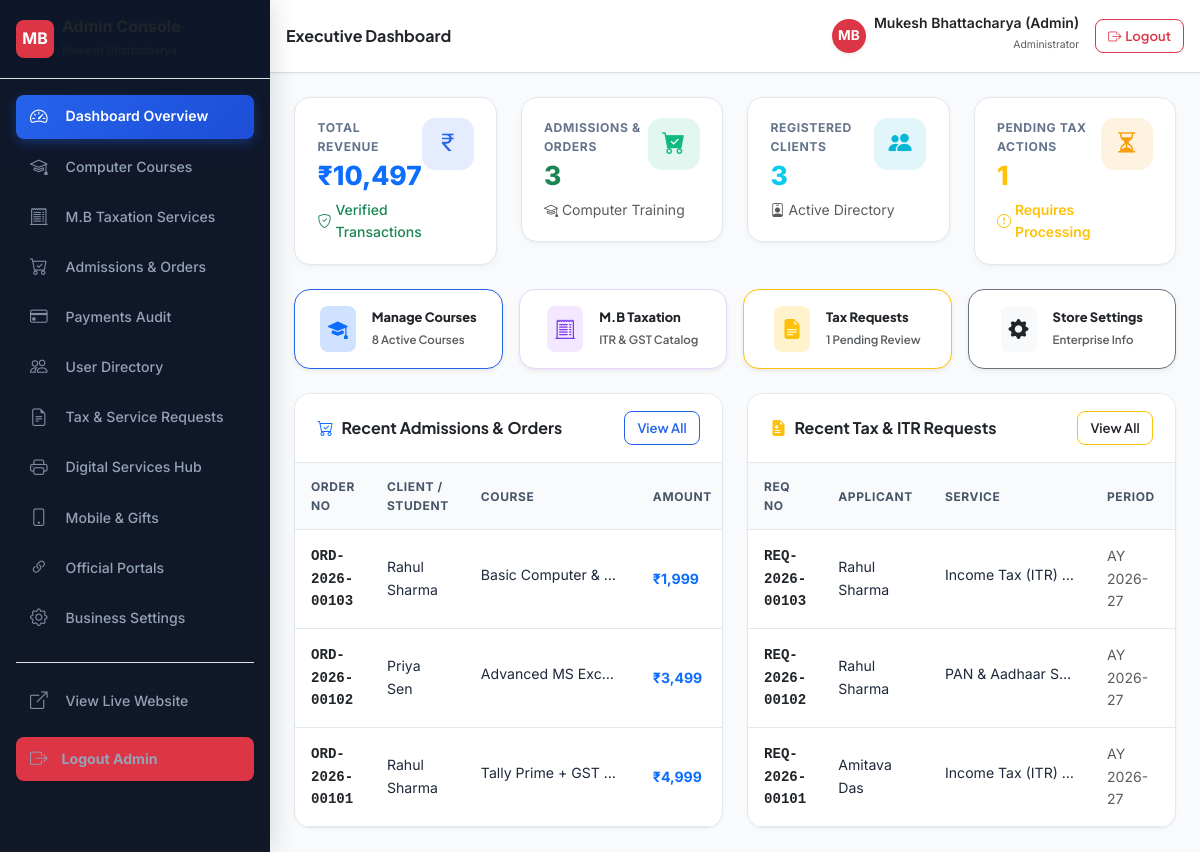
/admin/index.php (signed in), run on the app's committed database.
### tables this page shows
CREATE TABLE `users` (
  `id` INT UNSIGNED NOT NULL AUTO_INCREMENT,
  `user_code` VARCHAR(50) NOT NULL UNIQUE,
  `name` VARCHAR(120) NOT NULL,
  `email` VARCHAR(150) NOT NULL UNIQUE,
  `mobile` VARCHAR(20) NOT NULL UNIQUE,
  `password_hash` VARCHAR(255) NOT NULL,
  `address` TEXT NULL,
  `role` ENUM('user', 'admin') NOT NULL DEFAULT 'user',
  `status` ENUM('active', 'inactive', 'suspended') NOT NULL DEFAULT 'active',
  `created_at` DATETIME NOT NULL DEFAULT CURRENT_TIMESTAMP,
  `updated_at` DATETIME NOT NULL DEFAULT CURRENT_TIMESTAMP ON UPDATE CURRENT_TIMESTAMP,
  PRIMARY KEY (`id`),
  INDEX `idx_users_email` (`email`),
  INDEX `idx_users_mobile` (`mobile`),
  INDEX `idx_users_role` (`role`),
  INDEX `idx_users_status` (`status`)
);

CREATE TABLE `orders` (
  `id` INT UNSIGNED NOT NULL AUTO_INCREMENT,
  `order_number` VARCHAR(60) NOT NULL UNIQUE,
  `enrollment_number` VARCHAR(60) NULL UNIQUE,
  `user_id` INT UNSIGNED NOT NULL,
  `course_id` INT UNSIGNED NOT NULL,
  `customer_name` VARCHAR(120) NOT NULL,
  `mobile` VARCHAR(20) NOT NULL,
  `email` VARCHAR(150) NOT NULL,
  `address` TEXT NULL,
  `course_title` VARCHAR(180) NOT NULL,
  `course_price` DECIMAL(10,2) NOT NULL,
  `coupon_code` VARCHAR(50) NULL,
  `discount_amount` DECIMAL(10,2) NOT NULL DEFAULT 0.00,
  `final_amount` DECIMAL(10,2) NOT NULL,
  `currency` VARCHAR(10) NOT NULL DEFAULT 'INR',
  `payment_gateway` VARCHAR(50) NOT NULL DEFAULT 'Razorpay',
  `payment_status` ENUM('Pending', 'Paid', 'Failed', 'Refunded') NOT NULL DEFAULT 'Pending',
  `razorpay_order_id` VARCHAR(100) NULL,
  `razorpay_payment_id` VARCHAR(100) NULL,
  `razorpay_signature` VARCHAR(255) NULL,
  `created_at` DATETIME NOT NULL DEFAULT CURRENT_TIMESTAMP,
  `updated_at` DATETIME NOT NULL DEFAULT CURRENT_TIMESTAMP ON UPDATE CURRENT_TIMESTAMP,
  PRIMARY KEY (`id`),
  INDEX `idx_orders_user_id` (`user_id`),
  INDEX `idx_orders_course_id` (`course_id`),
  INDEX `idx_orders_number` (`order_number`),
  INDEX `idx_orders_status` (`payment_status`),
  CONSTRAINT `fk_orders_user` FOREIGN KEY (`user_id`) REFERENCES `users` (`id`) ON DELETE CASCADE,
  CONSTRAINT `fk_orders_course` FOREIGN KEY (`course_id`) REFERENCES `courses` (`id`) ON DELETE RESTRICT
);

CREATE TABLE `courses` (
  `id` INT UNSIGNED NOT NULL AUTO_INCREMENT,
  `course_code` VARCHAR(80) NOT NULL UNIQUE,
  `slug` VARCHAR(120) NOT NULL UNIQUE,
  `title` VARCHAR(180) NOT NULL,
  `category` VARCHAR(80) NOT NULL,
  `short_desc` TEXT NOT NULL,
  `overview` LONGTEXT NULL,
  `duration` VARCHAR(50) NOT NULL,
  `hours` VARCHAR(50) NOT NULL DEFAULT '45 Hours',
  `price` DECIMAL(10,2) NOT NULL,
  `original_price` DECIMAL(10,2) NULL,
  `rating` DECIMAL(3,2) NOT NULL DEFAULT 4.90,
  `reviews_count` INT UNSIGNED NOT NULL DEFAULT 100,
  `badge` VARCHAR(50) NULL,
  `icon` VARCHAR(80) NOT NULL DEFAULT 'bi-journal-bookmark-fill',
  `level` VARCHAR(80) NOT NULL DEFAULT 'Beginner to Advanced',
  `eligibility` VARCHAR(150) NOT NULL DEFAULT 'Open to all students & job seekers',
  `learnings_json` LONGTEXT NULL,
  `syllabus_json` LONGTEXT NULL,
  `benefits_json` LONGTEXT NULL,
  `batches_json` LONGTEXT NULL,
  `status` ENUM('active', 'inactive') NOT NULL DEFAULT 'active',
  `display_order` INT NOT NULL DEFAULT 0,
  `created_at` DATETIME NOT NULL DEFAULT CURRENT_TIMESTAMP,
  `updated_at` DATETIME NOT NULL DEFAULT CURRENT_TIMESTAMP ON UPDATE CURRENT_TIMESTAMP,
  PRIMARY KEY (`id`),
  INDEX `idx_courses_category` (`category`),
  INDEX `idx_courses_status` (`status`),
  INDEX `idx_courses_display_order` (`display_order`)
);

CREATE TABLE `service_requests` (
  `id` INT UNSIGNED NOT NULL AUTO_INCREMENT,
  `request_number` VARCHAR(60) NOT NULL UNIQUE,
  `user_id` INT UNSIGNED NOT NULL,
  `service_id` INT UNSIGNED NULL,
  `service_type` VARCHAR(150) NOT NULL,
  `customer_name` VARCHAR(120) NOT NULL,
  `mobile` VARCHAR(20) NOT NULL,
  `email` VARCHAR(150) NOT NULL,
  `address` TEXT NULL,
  `pan_number` VARCHAR(30) NULL,
  `financial_year` VARCHAR(20) NOT NULL DEFAULT '2025-26',
  `assessment_year` VARCHAR(20) NOT NULL DEFAULT '2026-27',
  `status` ENUM('Pending', 'Processing', 'Need More Information', 'Completed', 'Rejected') NOT NULL DEFAULT 'Pending',
  `internal_notes` TEXT NULL,
  `created_at` DATETIME NOT NULL DEFAULT CURRENT_TIMESTAMP,
  `updated_at` DATETIME NOT NULL DEFAULT CURRENT_TIMESTAMP ON UPDATE CURRENT_TIMESTAMP,
  PRIMARY KEY (`id`),
  INDEX `idx_requests_user_id` (`user_id`),
  INDEX `idx_requests_status` (`status`),
  INDEX `idx_requests_number` (`request_number`),
  CONSTRAINT `fk_requests_user` FOREIGN KEY (`user_id`) REFERENCES `users` (`id`) ON DELETE CASCADE,
  CONSTRAINT `fk_requests_service` FOREIGN KEY (`service_id`) REFERENCES `tax_services` (`id`) ON DELETE SET NULL
);

### admin/index.php (the view, shortened to what the rows shown need)
<?php
require_once dirname(__DIR__) . '/config/db.php';
require_once dirname(__DIR__) . '/includes/auth.php';
$recent_orders_stmt = $conn->query("
    SELECT o.*, c.title as course_title
    FROM orders o
    JOIN courses c ON o.course_id = c.id
    ORDER BY o.id DESC
    LIMIT 5
");
$recent_orders = $recent_orders_stmt->fetchAll();
$recent_requests_stmt = $conn->query("
    SELECT * FROM service_requests
    ORDER BY id DESC
    LIMIT 5
");
$recent_requests = $recent_requests_stmt->fetchAll();
include __DIR__ . '/includes/header.php';
?>
<div class="row g-4">
  <div class="col-lg-6">
    <div class="admin-card h-100 mb-0">
      <div class="p-0">
        <div class="table-responsive">
          <table class="admin-table table-hover align-middle mb-0">
            <thead>
              <tr>
                <th>Order No</th>
                <th>Client / Student</th>
                <th>Course</th>
                <th>Amount</th>
              </tr>
            </thead>
            <tbody>
              <?php if (!empty($recent_orders)): ?>
                <?php foreach ($recent_orders as $ro): ?>
                  <tr>
                    <td class="fw-bold text-dark font-monospace"><?php echo htmlspecialchars($ro['order_number']); ?></td>
                    <td><?php echo htmlspecialchars($ro['customer_name']); ?></td>
                    <td><span class="text-truncate d-inline-block" style="max-width: 140px;"><?php echo htmlspecialchars($ro['course_title']); ?></span></td>
                    <td class="fw-bold text-primary">₹<?php echo number_format($ro['final_amount']); ?></td>
                  </tr>
                <?php endforeach; ?>
              <?php else: ?>
                <tr><td colspan="5" class="text-center py-4 text-muted">No recent orders recorded.</td></tr>
              <?php endif; ?>
            </tbody>
          </table>
        </div>
      </div>
    </div>
  </div>
  <div class="col-lg-6">
    <div class="admin-card h-100 mb-0">
      <div class="p-0">
        <div class="table-responsive">
          <table class="admin-table table-hover align-middle mb-0">
            <thead>
              <tr>
                <th>Req No</th>
                <th>Applicant</th>
                <th>Service</th>
                <th>Period</th>
                <th>Status</th>
              </tr>
            </thead>
            <tbody>
              <?php if (!empty($recent_requests)): ?>
                <?php foreach ($recent_requests as $rr): ?>
                  <tr>
                    <td class="fw-bold text-dark font-monospace"><?php echo htmlspecialchars($rr['request_number']); ?></td>
                    <td><?php echo htmlspecialchars($rr['customer_name']); ?></td>
                    <td><span class="text-truncate d-inline-block" style="max-width: 130px;"><?php echo htmlspecialchars($rr['service_type']); ?></span></td>
                    <td class="small text-muted">AY <?php echo htmlspecialchars($rr['assessment_year'] ?? '2026-27'); ?></td>
                    <td>
                    </td>
                  </tr>
                <?php endforeach; ?>
              <?php else: ?>
                <tr><td colspan="5" class="text-center py-4 text-muted">No tax service requests found.</td></tr>
              <?php endif; ?>
            </tbody>
          </table>
        </div>
      </div>
    </div>
  </div>
</div>
<?php include __DIR__ . '/includes/footer.php'; ?>

### admin/includes/header.php (shortened to what the rows shown need)
<?php
require_once dirname(__DIR__, 2) . '/config/db.php';
require_once dirname(__DIR__, 2) . '/includes/auth.php';
$logged_admin = current_user();
?>
<!DOCTYPE html>
<html lang="en" data-bs-theme="light">
<head>
  <link href="https://cdn.jsdelivr.net/npm/bootstrap@5.3.3/dist/css/bootstrap.min.css" rel="stylesheet">
  <link href="https://cdn.jsdelivr.net/npm/bootstrap-icons@1.11.3/font/bootstrap-icons.min.css" rel="stylesheet">
  <link href="../assets/css/style.css" rel="stylesheet">
  <link href="../assets/css/admin.css" rel="stylesheet">
</head>
<body class="bg-body-tertiary">
  <div class="admin-wrapper">
    <div class="admin-main">
      <header class="admin-topbar d-flex align-items-center justify-content-between p-3 border-bottom" style="background: var(--card-bg, #ffffff);">
        <div class="d-flex align-items-center gap-3">
          <div class="d-flex align-items-center gap-2">
            <div class="d-none d-sm-block text-end">
              <span class="fw-semibold small text-dark d-block lh-1"><?php echo htmlspecialchars($logged_admin['name']); ?></span>
              <span class="text-muted" style="font-size: 0.65rem;">Administrator</span>
            </div>
          </div>
        </div>
      </header>
      <div class="admin-content p-3 p-md-4">

### data on the page
users: name "Mukesh Bhattacharya (Admin)"
orders: order_number "ORD-2026-00103", customer_name "Rahul Sharma", course.title "Basic Computer &…", final_amount "1,999"
orders: order_number "ORD-2026-00102", customer_name "Priya Sen", course.title "Advanced MS Exc…", final_amount "3,499"
orders: order_number "ORD-2026-00101", customer_name "Rahul Sharma", course.title "Tally Prime + GST…", final_amount "4,999"
service_requests: request_number "REQ-2026-00103", customer_name "Rahul Sharma", service_type "Income Tax (ITR)…", assessment_year "2026-27"
service_requests: request_number "REQ-2026-00102", customer_name "Rahul Sharma", service_type "PAN & Aadhaar S…", assessment_year "2026-27"
service_requests: request_number "REQ-2026-00101", customer_name "Amitava Das", service_type "Income Tax (ITR)…", assessment_year "2026-27"

### other printed values
$page_title "Executive Dashboard"
$total_revenue "10,497"
$total_orders "3"
$total_users "3"
$pending_requests "1"
$total_courses "8"
